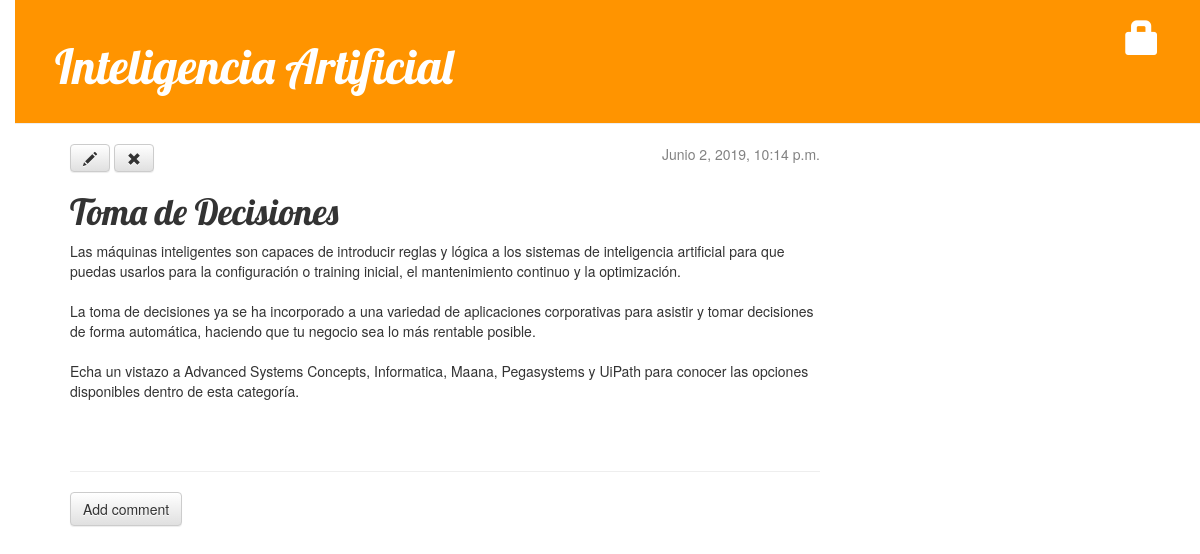
Screenshot of /post/15/ with the database file from the repository.
### blog/models.py (models this page shows, shortened)
class Post(models.Model):
	author = models.ForeignKey('auth.User', on_delete=models.CASCADE)
	title = models.CharField(max_length=200)
	text = models.TextField()
	created_date = models.DateTimeField(default=timezone.now)
	published_date = models.DateTimeField(blank=True, null=True)

### blog/views.py (the view)
# urls.py: path('post/<int:pk>/', views.post_detail, name='post_detail'),
def post_detail(request, pk):
	post = get_object_or_404(Post, pk=pk)
	return render(request, 'blog/post_detail.html', {'post': post})

### blog/templates/blog/post_detail.html (shortened to what this page needs)
{% extends 'blog/base.html' %}
{% block content %}
	<div class="post">
		{% if post.published_date %}
			<div class="date">
				{{ post.published_date }}
			</div>
		{% else %}
			<a class="btn btn-default" href="{% url 'post_publish' pk=post.pk %}">Publish</a>
		{% endif %}
		<a class="btn btn-default" href="{% url 'post_edit' pk=post.pk %}"><span class="glyphicon glyphicon-pencil"></span></a>
		<a class="btn btn-default" href="{% url 'post_remove' pk=post.pk %}"><span class="glyphicon glyphicon-remove"></span></a>
		<h1>{{ post.title }}</h1>
		<p>{{ post.text|linebreaksbr }}</p>
	</div>
	<hr>
	<a class="btn btn-default" href="{% url 'add_comment_to_post' pk=post.pk %}">Add comment</a>
{% endblock %}

### blog/static/css/blog.css (style rules this page uses)
body { padding-left: 15px; }
h1, h2, h3, h4 { font-family: 'Lobster', cursive; }
.date { float: right; color: #828282; }
.post { margin-bottom: 70px; }

### rows the page displays
Post: published_date "Junio 2, 2019, 10:14 p.m.", title "Toma de Decisiones", text "Las máquinas inteligentes son capaces de introducir reglas y lógica a los sistemas de inteligencia artificial para que puedas usarlos para la configuración o training inicial, el mantenimiento continuo y la optimización. La toma de decisiones ya se ha incorporado a una variedad de aplicaciones corporativas para asistir y tomar decisiones de forma automática, haciendo que tu negocio sea lo más rentable posible. Echa un vistazo a Advanced Systems Concepts, Informatica, Maana, Pegasystems y UiPath para conocer las opciones disponibles dentro de esta categoría."
